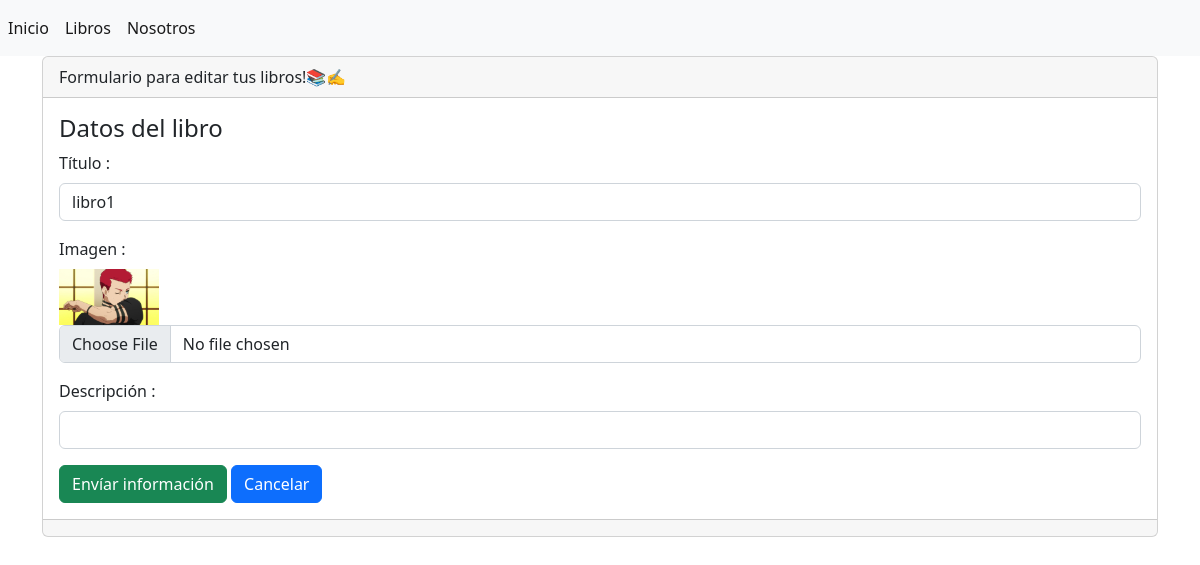
Before: /libros/editar2 with the older database file.
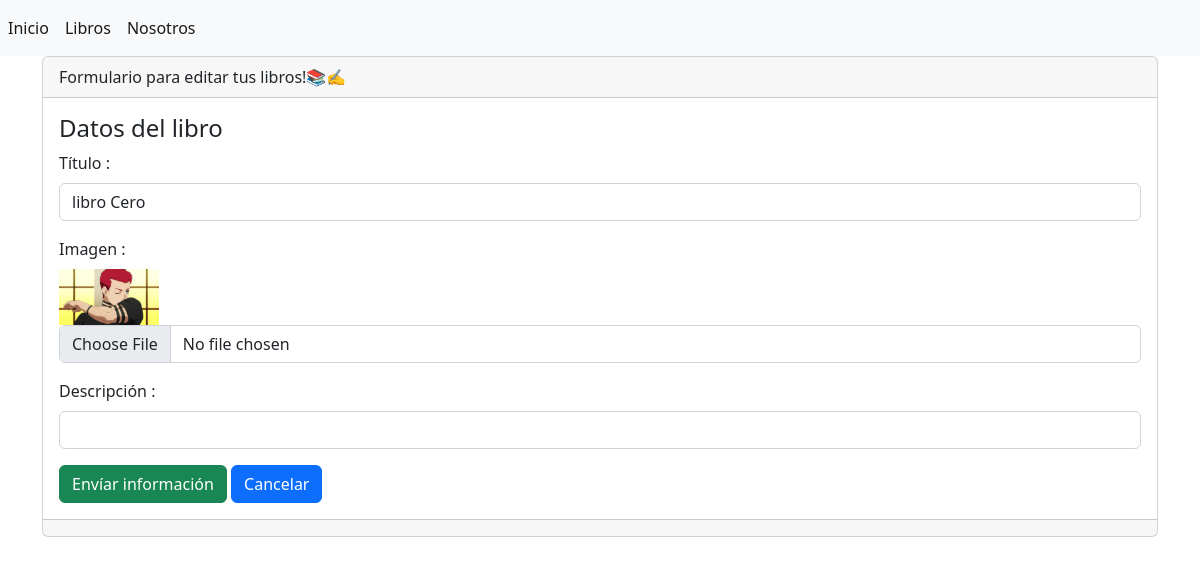
After: the same page with the newer database file.
### libreria/models.py (models this page shows)
class  Libro(models.Model):
    id=models.AutoField(primary_key=True)
    titulo=models.CharField(max_length=100, verbose_name='Título')
    imagen = models.ImageField(upload_to='imagenes/',verbose_name='Imagen', null=True)
    descripcion = models.TextField(null=True,verbose_name='Descripción')

### libreria/views.py (the view)
# urls.py: path('libros/editar',views.editar, name='editar'),
def editar(request, id):
    libro= Libro.objects.get(id=id)
    formulario = LibroForm(request.POST or None, request.FILES or None, instance=libro)
    if formulario.is_valid() and request.POST:
        formulario.save()
        return redirect('libros')
    return render(request, 'libros/editar.html', {'formulario':formulario})

### libreria/forms.py
class LibroForm(forms.ModelForm):
    class Meta:
        model = Libro
        fields = '__all__'

### libreria/templates/libros/editar.html (shortened to what this page needs)
{% extends 'base.html' %}
{% block contenido %}
<div class="card">
    <div class="card-header">
        Formulario para editar tus libros!📚✍
    </div>
    <div class="card-body">
        <h4 class="card-title">Datos del libro</h4>
        {% include 'libros/form.html' %}
    </div>
    <div class="card-footer text-muted">
    </div>
</div>
{% endblock %}

### libreria/templates/libros/form.html (shortened to what this page needs)
<form enctype="multipart/form-data" method="post">
  {% for campo in formulario %}
    <div class="mb-3">
      <label for="" class="form-label"> {{ campo.label }} :</label>
      {% if  campo.field.widget.input_type == 'file' and campo.value %}
      <br>
      <img src="{{MEDIA_URL}}/imagenes/{{campo.value}} " width=" 100">
      {%endif%}
      <input
      type="{{ campo.field.widget.input_type }}"
      class="form-control"
      name=" {{campo.name}} "
      id=" "
      aria-describedby="helpId"
      placeholder="{{ campo.label }}"
      value="{{ campo.value | default:'' }} "
      />
    </div>
    {% endfor %}
    <input name="" id="" class="btn btn-success" type="submit" value="Envíar información">
    <a name="" id="" class="btn btn-primary" href=" {% url 'libros' %} " role="button">Cancelar</a>
</form>

Changed rows visible on the page:
changed Libro: value "libro1" → "libro Cero"
